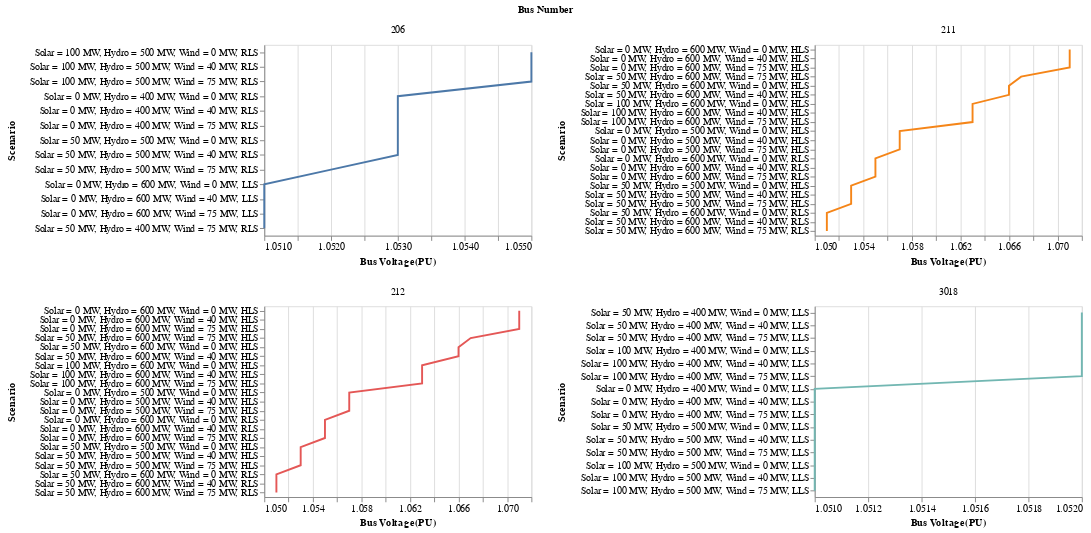

Notebook code cell kept with this figure:
### Markdown cell above
##### Upper voltage limit violation plot

### Code cell
alt.Chart(data_high).mark_line().encode(
    alt.X('Bus Voltage(PU)', scale=alt.Scale(zero=False)),
    alt.Y('Scenario',axis = alt.Axis(labelLimit= 250, titleX=-260), sort='-x'),
    alt.Color('Bus Number:N', legend=None)).properties(height = 200, width = 280).facet('Bus Number:N',columns=2).resolve_scale(x='independent', y = 'independent')

### Figure 1 — Vega-Lite specification as saved in the notebook (floating-point values rounded to 4 significant figures)
{"config": {"view": {"continuousWidth": 300, "continuousHeight": 300}}, "data": {"name": "data-b1920b02fb35e35e996d294e56cf37a4"}, "facet": {"field": "Bus Number", "type": "nominal"}, "spec": {"mark": {"type": "line"}, "encoding": {"color": {"field": "Bus Number", "legend": null, "type": "nominal"}, "x": {"field": "Bus Voltage(PU)", "scale": {"zero": false}, "type": "quantitative"}, "y": {"axis": {"labelLimit": 250, "titleX": -260}, "field": "Scenario", "sort": "-x", "type": "nominal"}}, "height": 200, "width": 280}, "columns": 2, "resolve": {"scale": {"x": "independent", "y": "independent"}}, "$schema": "https://vega.github.io/schema/vega-lite/v5.20.1.json", "datasets": {"data-b1920b02fb35e35e996d294e56cf37a4": [{"Scenario": "Solar = 0 MW, Hydro = 400 MW, Wind = 0 MW, LLS", "Bus Number": 3018, "Bus Name": "CATDOG_G    ", "Area": 5, "Base Voltage": 13.8, "Bus Voltage(PU)": 1.051, "Bus Voltage(kV)": 14.51, "Voltage Range": "1.05<Vbus<1.1"}, {"Scenario": "Solar = 0 MW, Hydro = 400 MW, Wind = 0 MW, RLS", "Bus Number": 206, "Bus Name": "URBGEN      ", "Area": 2, "Base Voltage": 18.0, "Bus Voltage(PU)": 1.053, "Bus Voltage(kV)": 18.95, "Voltage Range": "1.05<Vbus<1.1"}, {"Scenario": "Solar = 0 MW, Hydro = 400 MW, Wind = 40 MW, LLS", "Bus Number": 3018, "Bus Name": "CATDOG_G    ", "Area": 5, "Base Voltage": 13.8, "Bus Voltage(PU)": 1.051, "Bus Voltage(kV)": 14.51, "Voltage Range": "1.05<Vbus<1.1"}, {"Scenario": "Solar = 0 MW, Hydro = 400 MW, Wind = 40 MW, RLS", "Bus Number": 206, "Bus Name": "URBGEN      ", "Area": 2, "Base Voltage": 18.0, "Bus Voltage(PU)": 1.053, "Bus Voltage(kV)": 18.95, "Voltage Range": "1.05<Vbus<1.1"}, {"Scenario": "Solar = 0 MW, Hydro = 400 MW, Wind = 75 MW, LLS", "Bus Number": 3018, "Bus Name": "CATDOG_G    ", "Area": 5, "Base Voltage": 13.8, "Bus Voltage(PU)": 1.051, "Bus Voltage(kV)": 14.51, "Voltage Range": "1.05<Vbus<1.1"}, {"Scenario": "Solar = 0 MW, Hydro = 400 MW, Wind = 75 MW, RLS", "Bus Number": 206, "Bus Name": "URBGEN      ", "Area": 2, "Base Voltage": 18.0, "Bus Voltage(PU)": 1.053, "Bus Voltage(kV)": 18.95, "Voltage Range": "1.05<Vbus<1.1"}, {"Scenario": "Solar = 0 MW, Hydro = 500 MW, Wind = 0 MW, HLS", "Bus Number": 211, "Bus Name": "HYDRO_G     ", "Area": 2, "Base Voltage": 20.0, "Bus Voltage(PU)": 1.057, "Bus Voltage(kV)": 21.14, "Voltage Range": "1.05<Vbus<1.1"}, {"Scenario": "Solar = 0 MW, Hydro = 500 MW, Wind = 0 MW, HLS", "Bus Number": 212, "Bus Name": "HYDRO_N     ", "Area": 2, "Base Voltage": 20.0, "Bus Voltage(PU)": 1.057, "Bus Voltage(kV)": 21.14, "Voltage Range": "1.05<Vbus<1.1"}, {"Scenario": "Solar = 0 MW, Hydro = 500 MW, Wind = 40 MW, HLS", "Bus Number": 211, "Bus Name": "HYDRO_G     ", "Area": 2, "Base Voltage": 20.0, "Bus Voltage(PU)": 1.057, "Bus Voltage(kV)": 21.13, "Voltage Range": "1.05<Vbus<1.1"}, {"Scenario": "Solar = 0 MW, Hydro = 500 MW, Wind = 40 MW, HLS", "Bus Number": 212, "Bus Name": "HYDRO_N     ", "Area": 2, "Base Voltage": 20.0, "Bus Voltage(PU)": 1.057, "Bus Voltage(kV)": 21.13, "Voltage Range": "1.05<Vbus<1.1"}, {"Scenario": "Solar = 0 MW, Hydro = 500 MW, Wind = 75 MW, HLS", "Bus Number": 211, "Bus Name": "HYDRO_G     ", "Area": 2, "Base Voltage": 20.0, "Bus Voltage(PU)": 1.057, "Bus Voltage(kV)": 21.14, "Voltage Range": "1.05<Vbus<1.1"}, {"Scenario": "Solar = 0 MW, Hydro = 500 MW, Wind = 75 MW, HLS", "Bus Number": 212, "Bus Name": "HYDRO_N     ", "Area": 2, "Base Voltage": 20.0, "Bus Voltage(PU)": 1.057, "Bus Voltage(kV)": 21.14, "Voltage Range": "1.05<Vbus<1.1"}, {"Scenario": "Solar = 0 MW, Hydro = 600 MW, Wind = 0 MW, LLS", "Bus Number": 206, "Bus Name": "URBGEN      ", "Area": 2, "Base Voltage": 18.0, "Bus Voltage(PU)": 1.051, "Bus Voltage(kV)": 18.92, "Voltage Range": "1.05<Vbus<1.1"}, {"Scenario": "Solar = 0 MW, Hydro = 600 MW, Wind = 0 MW, RLS", "Bus Number": 211, "Bus Name": "HYDRO_G     ", "Area": 2, "Base Voltage": 20.0, "Bus Voltage(PU)": 1.055, "Bus Voltage(kV)": 21.1, "Voltage Range": "1.05<Vbus<1.1"}, {"Scenario": "Solar = 0 MW, Hydro = 600 MW, Wind = 0 MW, RLS", "Bus Number": 212, "Bus Name": "HYDRO_N     ", "Area": 2, "Base Voltage": 20.0, "Bus Voltage(PU)": 1.055, "Bus Voltage(kV)": 21.1, "Voltage Range": "1.05<Vbus<1.1"}, {"Scenario": "Solar = 0 MW, Hydro = 600 MW, Wind = 0 MW, HLS", "Bus Number": 211, "Bus Name": "HYDRO_G     ", "Area": 2, "Base Voltage": 20.0, "Bus Voltage(PU)": 1.071, "Bus Voltage(kV)": 21.41, "Voltage Range": "1.05<Vbus<1.1"}, {"Scenario": "Solar = 0 MW, Hydro = 600 MW, Wind = 0 MW, HLS", "Bus Number": 212, "Bus Name": "HYDRO_N     ", "Area": 2, "Base Voltage": 20.0, "Bus Voltage(PU)": 1.071, "Bus Voltage(kV)": 21.41, "Voltage Range": "1.05<Vbus<1.1"}, {"Scenario": "Solar = 0 MW, Hydro = 600 MW, Wind = 40 MW, LLS", "Bus Number": 206, "Bus Name": "URBGEN      ", "Area": 2, "Base Voltage": 18.0, "Bus Voltage(PU)": 1.051, "Bus Voltage(kV)": 18.92, "Voltage Range": "1.05<Vbus<1.1"}, {"Scenario": "Solar = 0 MW, Hydro = 600 MW, Wind = 40 MW, RLS", "Bus Number": 211, "Bus Name": "HYDRO_G     ", "Area": 2, "Base Voltage": 20.0, "Bus Voltage(PU)": 1.055, "Bus Voltage(kV)": 21.09, "Voltage Range": "1.05<Vbus<1.1"}, {"Scenario": "Solar = 0 MW, Hydro = 600 MW, Wind = 40 MW, RLS", "Bus Number": 212, "Bus Name": "HYDRO_N     ", "Area": 2, "Base Voltage": 20.0, "Bus Voltage(PU)": 1.055, "Bus Voltage(kV)": 21.09, "Voltage Range": "1.05<Vbus<1.1"}, {"Scenario": "Solar = 0 MW, Hydro = 600 MW, Wind = 40 MW, HLS", "Bus Number": 211, "Bus Name": "HYDRO_G     ", "Area": 2, "Base Voltage": 20.0, "Bus Voltage(PU)": 1.071, "Bus Voltage(kV)": 21.41, "Voltage Range": "1.05<Vbus<1.1"}, {"Scenario": "Solar = 0 MW, Hydro = 600 MW, Wind = 40 MW, HLS", "Bus Number": 212, "Bus Name": "HYDRO_N     ", "Area": 2, "Base Voltage": 20.0, "Bus Voltage(PU)": 1.071, "Bus Voltage(kV)": 21.41, "Voltage Range": "1.05<Vbus<1.1"}, {"Scenario": "Solar = 0 MW, Hydro = 600 MW, Wind = 75 MW, LLS", "Bus Number": 206, "Bus Name": "URBGEN      ", "Area": 2, "Base Voltage": 18.0, "Bus Voltage(PU)": 1.051, "Bus Voltage(kV)": 18.92, "Voltage Range": "1.05<Vbus<1.1"}, {"Scenario": "Solar = 0 MW, Hydro = 600 MW, Wind = 75 MW, RLS", "Bus Number": 211, "Bus Name": "HYDRO_G     ", "Area": 2, "Base Voltage": 20.0, "Bus Voltage(PU)": 1.055, "Bus Voltage(kV)": 21.1, "Voltage Range": "1.05<Vbus<1.1"}, {"Scenario": "Solar = 0 MW, Hydro = 600 MW, Wind = 75 MW, RLS", "Bus Number": 212, "Bus Name": "HYDRO_N     ", "Area": 2, "Base Voltage": 20.0, "Bus Voltage(PU)": 1.055, "Bus Voltage(kV)": 21.1, "Voltage Range": "1.05<Vbus<1.1"}, {"Scenario": "Solar = 0 MW, Hydro = 600 MW, Wind = 75 MW, HLS", "Bus Number": 211, "Bus Name": "HYDRO_G     ", "Area": 2, "Base Voltage": 20.0, "Bus Voltage(PU)": 1.071, "Bus Voltage(kV)": 21.42, "Voltage Range": "1.05<Vbus<1.1"}, {"Scenario": "Solar = 0 MW, Hydro = 600 MW, Wind = 75 MW, HLS", "Bus Number": 212, "Bus Name": "HYDRO_N     ", "Area": 2, "Base Voltage": 20.0, "Bus Voltage(PU)": 1.071, "Bus Voltage(kV)": 21.42, "Voltage Range": "1.05<Vbus<1.1"}, {"Scenario": "Solar = 50 MW, Hydro = 400 MW, Wind = 0 MW, LLS", "Bus Number": 3018, "Bus Name": "CATDOG_G    ", "Area": 5, "Base Voltage": 13.8, "Bus Voltage(PU)": 1.052, "Bus Voltage(kV)": 14.51, "Voltage Range": "1.05<Vbus<1.1"}, {"Scenario": "Solar = 50 MW, Hydro = 400 MW, Wind = 40 MW, LLS", "Bus Number": 3018, "Bus Name": "CATDOG_G    ", "Area": 5, "Base Voltage": 13.8, "Bus Voltage(PU)": 1.052, "Bus Voltage(kV)": 14.52, "Voltage Range": "1.05<Vbus<1.1"}, {"Scenario": "Solar = 50 MW, Hydro = 400 MW, Wind = 75 MW, LLS", "Bus Number": 3018, "Bus Name": "CATDOG_G    ", "Area": 5, "Base Voltage": 13.8, "Bus Voltage(PU)": 1.052, "Bus Voltage(kV)": 14.51, "Voltage Range": "1.05<Vbus<1.1"}, {"Scenario": "Solar = 50 MW, Hydro = 400 MW, Wind = 75 MW, RLS", "Bus Number": 206, "Bus Name": "URBGEN      ", "Area": 2, "Base Voltage": 18.0, "Bus Voltage(PU)": 1.051, "Bus Voltage(kV)": 18.91, "Voltage Range": "1.05<Vbus<1.1"}, {"Scenario": "Solar = 50 MW, Hydro = 500 MW, Wind = 0 MW, LLS", "Bus Number": 3018, "Bus Name": "CATDOG_G    ", "Area": 5, "Base Voltage": 13.8, "Bus Voltage(PU)": 1.051, "Bus Voltage(kV)": 14.5, "Voltage Range": "1.05<Vbus<1.1"}, {"Scenario": "Solar = 50 MW, Hydro = 500 MW, Wind = 0 MW, RLS", "Bus Number": 206, "Bus Name": "URBGEN      ", "Area": 2, "Base Voltage": 18.0, "Bus Voltage(PU)": 1.053, "Bus Voltage(kV)": 18.95, "Voltage Range": "1.05<Vbus<1.1"}, {"Scenario": "Solar = 50 MW, Hydro = 500 MW, Wind = 0 MW, HLS", "Bus Number": 211, "Bus Name": "HYDRO_G     ", "Area": 2, "Base Voltage": 20.0, "Bus Voltage(PU)": 1.053, "Bus Voltage(kV)": 21.06, "Voltage Range": "1.05<Vbus<1.1"}, {"Scenario": "Solar = 50 MW, Hydro = 500 MW, Wind = 0 MW, HLS", "Bus Number": 212, "Bus Name": "HYDRO_N     ", "Area": 2, "Base Voltage": 20.0, "Bus Voltage(PU)": 1.053, "Bus Voltage(kV)": 21.06, "Voltage Range": "1.05<Vbus<1.1"}, {"Scenario": "Solar = 50 MW, Hydro = 500 MW, Wind = 40 MW, LLS", "Bus Number": 3018, "Bus Name": "CATDOG_G    ", "Area": 5, "Base Voltage": 13.8, "Bus Voltage(PU)": 1.051, "Bus Voltage(kV)": 14.5, "Voltage Range": "1.05<Vbus<1.1"}, {"Scenario": "Solar = 50 MW, Hydro = 500 MW, Wind = 40 MW, RLS", "Bus Number": 206, "Bus Name": "URBGEN      ", "Area": 2, "Base Voltage": 18.0, "Bus Voltage(PU)": 1.053, "Bus Voltage(kV)": 18.95, "Voltage Range": "1.05<Vbus<1.1"}, {"Scenario": "Solar = 50 MW, Hydro = 500 MW, Wind = 40 MW, HLS", "Bus Number": 211, "Bus Name": "HYDRO_G     ", "Area": 2, "Base Voltage": 20.0, "Bus Voltage(PU)": 1.053, "Bus Voltage(kV)": 21.05, "Voltage Range": "1.05<Vbus<1.1"}, {"Scenario": "Solar = 50 MW, Hydro = 500 MW, Wind = 40 MW, HLS", "Bus Number": 212, "Bus Name": "HYDRO_N     ", "Area": 2, "Base Voltage": 20.0, "Bus Voltage(PU)": 1.053, "Bus Voltage(kV)": 21.05, "Voltage Range": "1.05<Vbus<1.1"}, {"Scenario": "Solar = 50 MW, Hydro = 500 MW, Wind = 75 MW, LLS", "Bus Number": 3018, "Bus Name": "CATDOG_G    ", "Area": 5, "Base Voltage": 13.8, "Bus Voltage(PU)": 1.051, "Bus Voltage(kV)": 14.5, "Voltage Range": "1.05<Vbus<1.1"}, {"Scenario": "Solar = 50 MW, Hydro = 500 MW, Wind = 75 MW, RLS", "Bus Number": 206, "Bus Name": "URBGEN      ", "Area": 2, "Base Voltage": 18.0, "Bus Voltage(PU)": 1.052, "Bus Voltage(kV)": 18.94, "Voltage Range": "1.05<Vbus<1.1"}, {"Scenario": "Solar = 50 MW, Hydro = 500 MW, Wind = 75 MW, HLS", "Bus Number": 211, "Bus Name": "HYDRO_G     ", "Area": 2, "Base Voltage": 20.0, "Bus Voltage(PU)": 1.053, "Bus Voltage(kV)": 21.06, "Voltage Range": "1.05<Vbus<1.1"}, {"Scenario": "Solar = 50 MW, Hydro = 500 MW, Wind = 75 MW, HLS", "Bus Number": 212, "Bus Name": "HYDRO_N     ", "Area": 2, "Base Voltage": 20.0, "Bus Voltage(PU)": 1.053, "Bus Voltage(kV)": 21.06, "Voltage Range": "1.05<Vbus<1.1"}, {"Scenario": "Solar = 50 MW, Hydro = 600 MW, Wind = 0 MW, RLS", "Bus Number": 211, "Bus Name": "HYDRO_G     ", "Area": 2, "Base Voltage": 20.0, "Bus Voltage(PU)": 1.051, "Bus Voltage(kV)": 21.02, "Voltage Range": "1.05<Vbus<1.1"}, {"Scenario": "Solar = 50 MW, Hydro = 600 MW, Wind = 0 MW, RLS", "Bus Number": 212, "Bus Name": "HYDRO_N     ", "Area": 2, "Base Voltage": 20.0, "Bus Voltage(PU)": 1.051, "Bus Voltage(kV)": 21.02, "Voltage Range": "1.05<Vbus<1.1"}, {"Scenario": "Solar = 50 MW, Hydro = 600 MW, Wind = 0 MW, HLS", "Bus Number": 211, "Bus Name": "HYDRO_G     ", "Area": 2, "Base Voltage": 20.0, "Bus Voltage(PU)": 1.066, "Bus Voltage(kV)": 21.33, "Voltage Range": "1.05<Vbus<1.1"}, {"Scenario": "Solar = 50 MW, Hydro = 600 MW, Wind = 0 MW, HLS", "Bus Number": 212, "Bus Name": "HYDRO_N     ", "Area": 2, "Base Voltage": 20.0, "Bus Voltage(PU)": 1.066, "Bus Voltage(kV)": 21.33, "Voltage Range": "1.05<Vbus<1.1"}, {"Scenario": "Solar = 50 MW, Hydro = 600 MW, Wind = 40 MW, RLS", "Bus Number": 211, "Bus Name": "HYDRO_G     ", "Area": 2, "Base Voltage": 20.0, "Bus Voltage(PU)": 1.051, "Bus Voltage(kV)": 21.02, "Voltage Range": "1.05<Vbus<1.1"}, {"Scenario": "Solar = 50 MW, Hydro = 600 MW, Wind = 40 MW, RLS", "Bus Number": 212, "Bus Name": "HYDRO_N     ", "Area": 2, "Base Voltage": 20.0, "Bus Voltage(PU)": 1.051, "Bus Voltage(kV)": 21.02, "Voltage Range": "1.05<Vbus<1.1"}, {"Scenario": "Solar = 50 MW, Hydro = 600 MW, Wind = 40 MW, HLS", "Bus Number": 211, "Bus Name": "HYDRO_G     ", "Area": 2, "Base Voltage": 20.0, "Bus Voltage(PU)": 1.066, "Bus Voltage(kV)": 21.32, "Voltage Range": "1.05<Vbus<1.1"}, {"Scenario": "Solar = 50 MW, Hydro = 600 MW, Wind = 40 MW, HLS", "Bus Number": 212, "Bus Name": "HYDRO_N     ", "Area": 2, "Base Voltage": 20.0, "Bus Voltage(PU)": 1.066, "Bus Voltage(kV)": 21.32, "Voltage Range": "1.05<Vbus<1.1"}, {"Scenario": "Solar = 50 MW, Hydro = 600 MW, Wind = 75 MW, RLS", "Bus Number": 211, "Bus Name": "HYDRO_G     ", "Area": 2, "Base Voltage": 20.0, "Bus Voltage(PU)": 1.051, "Bus Voltage(kV)": 21.02, "Voltage Range": "1.05<Vbus<1.1"}, {"Scenario": "Solar = 50 MW, Hydro = 600 MW, Wind = 75 MW, RLS", "Bus Number": 212, "Bus Name": "HYDRO_N     ", "Area": 2, "Base Voltage": 20.0, "Bus Voltage(PU)": 1.051, "Bus Voltage(kV)": 21.02, "Voltage Range": "1.05<Vbus<1.1"}, {"Scenario": "Solar = 50 MW, Hydro = 600 MW, Wind = 75 MW, HLS", "Bus Number": 211, "Bus Name": "HYDRO_G     ", "Area": 2, "Base Voltage": 20.0, "Bus Voltage(PU)": 1.067, "Bus Voltage(kV)": 21.33, "Voltage Range": "1.05<Vbus<1.1"}, {"Scenario": "Solar = 50 MW, Hydro = 600 MW, Wind = 75 MW, HLS", "Bus Number": 212, "Bus Name": "HYDRO_N     ", "Area": 2, "Base Voltage": 20.0, "Bus Voltage(PU)": 1.067, "Bus Voltage(kV)": 21.33, "Voltage Range": "1.05<Vbus<1.1"}, {"Scenario": "Solar = 100 MW, Hydro = 400 MW, Wind = 0 MW, LLS", "Bus Number": 3018, "Bus Name": "CATDOG_G    ", "Area": 5, "Base Voltage": 13.8, "Bus Voltage(PU)": 1.052, "Bus Voltage(kV)": 14.52, "Voltage Range": "1.05<Vbus<1.1"}, {"Scenario": "Solar = 100 MW, Hydro = 400 MW, Wind = 40 MW, LLS", "Bus Number": 3018, "Bus Name": "CATDOG_G    ", "Area": 5, "Base Voltage": 13.8, "Bus Voltage(PU)": 1.052, "Bus Voltage(kV)": 14.52, "Voltage Range": "1.05<Vbus<1.1"}, {"Scenario": "Solar = 100 MW, Hydro = 400 MW, Wind = 75 MW, LLS", "Bus Number": 3018, "Bus Name": "CATDOG_G    ", "Area": 5, "Base Voltage": 13.8, "Bus Voltage(PU)": 1.052, "Bus Voltage(kV)": 14.52, "Voltage Range": "1.05<Vbus<1.1"}, {"Scenario": "Solar = 100 MW, Hydro = 500 MW, Wind = 0 MW, LLS", "Bus Number": 3018, "Bus Name": "CATDOG_G    ", "Area": 5, "Base Voltage": 13.8, "Bus Voltage(PU)": 1.051, "Bus Voltage(kV)": 14.51, "Voltage Range": "1.05<Vbus<1.1"}, {"Scenario": "Solar = 100 MW, Hydro = 500 MW, Wind = 0 MW, RLS", "Bus Number": 206, "Bus Name": "URBGEN      ", "Area": 2, "Base Voltage": 18.0, "Bus Voltage(PU)": 1.055, "Bus Voltage(kV)": 18.99, "Voltage Range": "1.05<Vbus<1.1"}, {"Scenario": "Solar = 100 MW, Hydro = 500 MW, Wind = 40 MW, LLS", "Bus Number": 3018, "Bus Name": "CATDOG_G    ", "Area": 5, "Base Voltage": 13.8, "Bus Voltage(PU)": 1.051, "Bus Voltage(kV)": 14.51, "Voltage Range": "1.05<Vbus<1.1"}, {"Scenario": "Solar = 100 MW, Hydro = 500 MW, Wind = 40 MW, RLS", "Bus Number": 206, "Bus Name": "URBGEN      ", "Area": 2, "Base Voltage": 18.0, "Bus Voltage(PU)": 1.055, "Bus Voltage(kV)": 18.99, "Voltage Range": "1.05<Vbus<1.1"}, {"Scenario": "Solar = 100 MW, Hydro = 500 MW, Wind = 75 MW, LLS", "Bus Number": 3018, "Bus Name": "CATDOG_G    ", "Area": 5, "Base Voltage": 13.8, "Bus Voltage(PU)": 1.051, "Bus Voltage(kV)": 14.51, "Voltage Range": "1.05<Vbus<1.1"}, {"Scenario": "Solar = 100 MW, Hydro = 500 MW, Wind = 75 MW, RLS", "Bus Number": 206, "Bus Name": "URBGEN      ", "Area": 2, "Base Voltage": 18.0, "Bus Voltage(PU)": 1.055, "Bus Voltage(kV)": 18.98, "Voltage Range": "1.05<Vbus<1.1"}, {"Scenario": "Solar = 100 MW, Hydro = 600 MW, Wind = 0 MW, HLS", "Bus Number": 211, "Bus Name": "HYDRO_G     ", "Area": 2, "Base Voltage": 20.0, "Bus Voltage(PU)": 1.063, "Bus Voltage(kV)": 21.26, "Voltage Range": "1.05<Vbus<1.1"}, {"Scenario": "Solar = 100 MW, Hydro = 600 MW, Wind = 0 MW, HLS", "Bus Number": 212, "Bus Name": "HYDRO_N     ", "Area": 2, "Base Voltage": 20.0, "Bus Voltage(PU)": 1.063, "Bus Voltage(kV)": 21.26, "Voltage Range": "1.05<Vbus<1.1"}, {"Scenario": "Solar = 100 MW, Hydro = 600 MW, Wind = 40 MW, HLS", "Bus Number": 211, "Bus Name": "HYDRO_G     ", "Area": 2, "Base Voltage": 20.0, "Bus Voltage(PU)": 1.063, "Bus Voltage(kV)": 21.25, "Voltage Range": "1.05<Vbus<1.1"}, {"Scenario": "Solar = 100 MW, Hydro = 600 MW, Wind = 40 MW, HLS", "Bus Number": 212, "Bus Name": "HYDRO_N     ", "Area": 2, "Base Voltage": 20.0, "Bus Voltage(PU)": 1.063, "Bus Voltage(kV)": 21.25, "Voltage Range": "1.05<Vbus<1.1"}, {"Scenario": "Solar = 100 MW, Hydro = 600 MW, Wind = 75 MW, HLS", "Bus Number": 211, "Bus Name": "HYDRO_G     ", "Area": 2, "Base Voltage": 20.0, "Bus Voltage(PU)": 1.063, "Bus Voltage(kV)": 21.26, "Voltage Range": "1.05<Vbus<1.1"}, {"Scenario": "Solar = 100 MW, Hydro = 600 MW, Wind = 75 MW, HLS", "Bus Number": 212, "Bus Name": "HYDRO_N     ", "Area": 2, "Base Voltage": 20.0, "Bus Voltage(PU)": 1.063, "Bus Voltage(kV)": 21.26, "Voltage Range": "1.05<Vbus<1.1"}]}}
